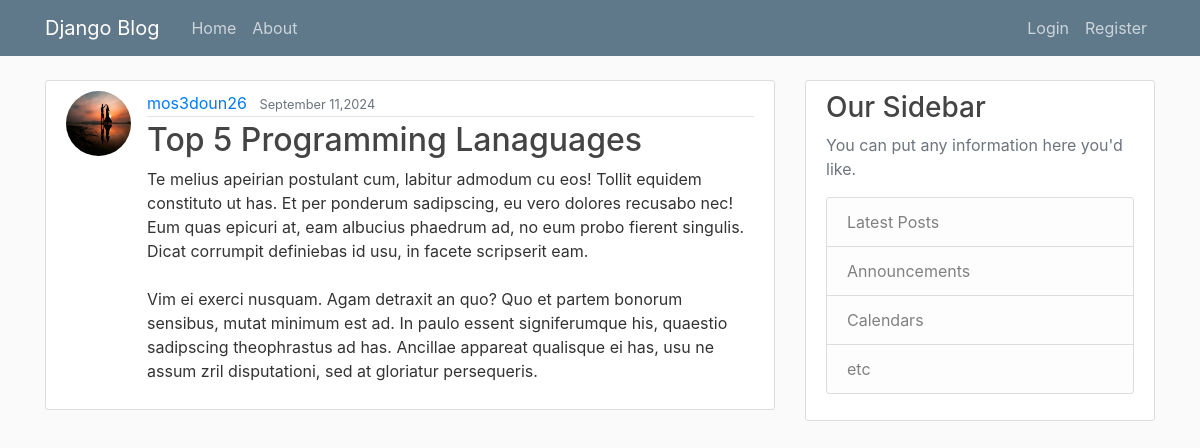
The app's page /post/18/ with its own data.
### blog/models.py (models this page shows, shortened)
class Post(models.Model):
    title = models.CharField(max_length=100)
    content = models.TextField()
    date_posted  = models.DateField(default=timezone.now)
    author = models.ForeignKey(User, on_delete=models.CASCADE)

### users/models.py (models this page shows, shortened)
class Profile(models.Model):
    user = models.OneToOneField(User, on_delete=models.CASCADE)
    image = models.ImageField(default="profile_pics/defualt.jpeg", upload_to="profile_pics")

### blog/views.py (the view)
# urls.py: path("post/<int:pk>/", PostDetailview.as_view(), name="post-detail"),
class PostDetailview(DetailView):
    model = Post

### blog/templates/blog/post_detail.html (shortened to what this page needs)
{% extends "blog/base.html" %}
{% block content %}
<article class="media content-section">
    <img class="rounded-circle article-img" src="{{ object.author.profile.image.url }}">
    <div class="media-body">
        <div class="article-metadata">
        <a class="mr-2" href="{% url 'user-posts' object.author %}">{{ object.author }}</a>
        <small class="text-muted">{{ object.date_posted|date:"F d,Y"}}</small>
        </div>
        <h2 class="article-title"> {{ object.title }} </h2>
        <p class="article-content">{{ object.content }}</p>
    </div>
</article>
{% endblock content %}

### blog/static/blog/main.css (style rules this page uses)
body { background: #fafafa; color: #333333; margin-top: 5rem; }
h1, h2, h3, h4, h5, h6 { color: #444444; }
.content-section { background: #ffffff; padding: 10px 20px; border: 1px solid #dddddd; border-radius: 3px; margin-bottom: 20px; }
.article-title { color: #444444; }
.article-content { white-space: pre-line; }
.article-img { height: 65px; width: 65px; margin-right: 16px; }
.article-metadata { padding-bottom: 1px; margin-bottom: 4px; border-bottom: 1px solid #e3e3e3 }

### records on screen
Post: author.profile.image (picture), author "mos3doun26", date_posted "September 11,2024", title "Top 5 Programming Lanaguages", content "Te melius apeirian postulant cum, labitur admodum cu eos! Tollit equidem constituto ut has. Et per ponderum sadipscing, eu vero dolores recusabo nec! Eum quas epicuri at, eam albucius phaedrum ad, no eum probo fierent singulis. Dicat corrumpit definiebas id usu, in facete scripserit eam. Vim ei exerci nusquam. Agam detraxit an quo? Quo et partem bonorum sensibus, mutat minimum est ad. In paulo essent signiferumque his, quaestio sadipscing theophrastus ad has. Ancillae appareat qualisque ei has, usu ne assum zril disputationi, sed at gloriatur persequeris."
